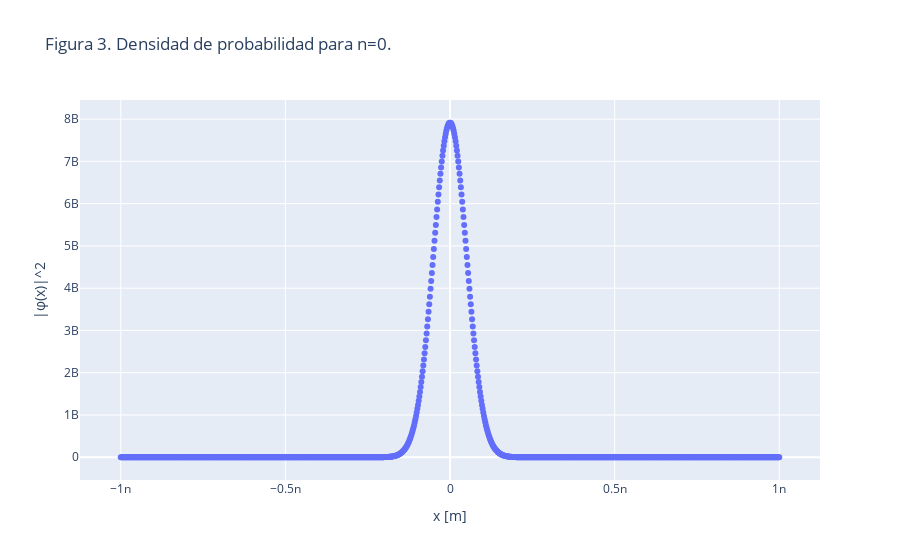

The cell this chart's notebook holds for it:
### Code cell
n = 0
fig = go.Figure(data=go.Scatter(x=x, y=np.abs(phi_n(x, n))**2, mode='markers'))
fig.update_layout(
    xaxis_title='x [m]',
    yaxis_title=r'|φ(x)|^2',
    title=f'Figura 3. Densidad de probabilidad para n={n}.'
)
fig.show()

### Figure 1 — Plotly figure (JSON) as saved in the notebook; plotly's stock layout.template omitted (floating-point values rounded to 4 significant figures; data arrays with more than 128 entries replaced by an {"elided": "..."} marker saying what was removed)
{"data": [{"mode": "markers", "type": "scatter", "x": {"elided": "1000 float values"}, "y": {"elided": "1000 float values"}}], "layout": {"title": {"text": "Figura 3. Densidad de probabilidad para n=0."}, "xaxis": {"title": {"text": "x [m]"}}, "yaxis": {"title": {"text": "|φ(x)|^2"}}}}
